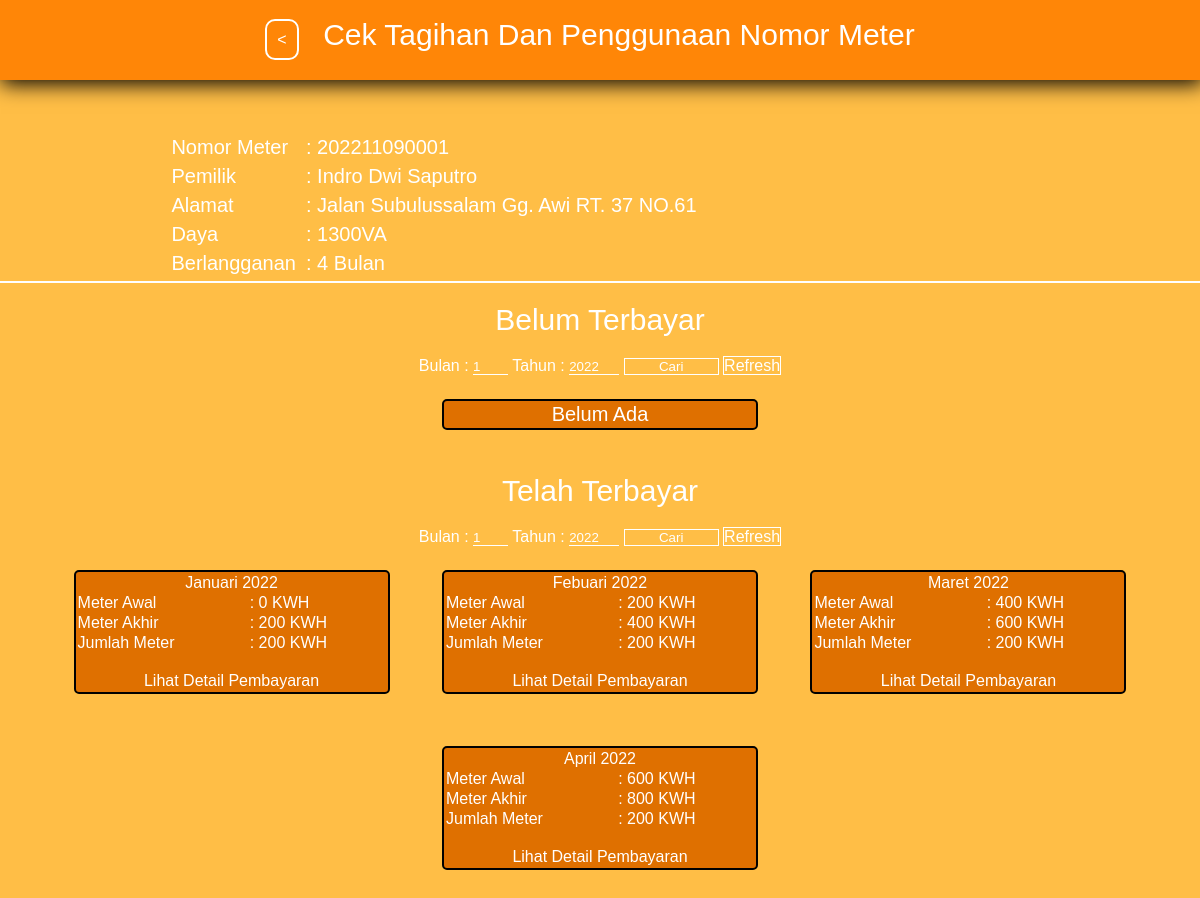
/info_meter.php?nometer=202211090001, run on the app's committed database.
### tables this page shows
CREATE TABLE `meter` (
  `id_meter` int(11) NOT NULL,
  `no_meter` varchar(12) DEFAULT NULL,
  `id_tarif` int(11) NOT NULL,
  `pemilik` varchar(100) NOT NULL,
  `alamat` text NOT NULL,
  `telp` varchar(13) NOT NULL,
  `aktif` tinyint(1) NOT NULL DEFAULT 1
);

CREATE TABLE `tarif` (
  `id_tarif` int(11) NOT NULL,
  `daya` int(11) NOT NULL,
  `tarif_kwh` int(11) NOT NULL
);

CREATE TABLE `penggunaan` (
  `id_penggunaan` int(11) NOT NULL,
  `no_meter` varchar(12) NOT NULL,
  `bulan` int(11) NOT NULL,
  `tahun` int(11) NOT NULL,
  `meter_awal` int(11) NOT NULL,
  `meter_akhir` int(11) NOT NULL
);

CREATE TABLE `tagihan` (
  `id_tagihan` int(11) NOT NULL,
  `id_penggunaan` int(11) NOT NULL,
  `jumlah_meter` int(11) NOT NULL,
  `status` tinyint(1) NOT NULL DEFAULT 0
);

### app/meter.php (called while the page is built, shortened)
<?php
function cari_meter($meter){
	global $link;
	$meter = mysqli_real_escape_string($link, $meter);
	$query = "SELECT * FROM meter INNER JOIN tarif ON meter.id_tarif = tarif.id_tarif WHERE no_meter='$meter'";
	$result = mysqli_query($link, $query);
	return $result;
}
function langgan($meter){
	global $link;
	$meter = mysqli_real_escape_string($link, $meter);
	$query = "SELECT COUNT(bulan) AS bulan FROM penggunaan WHERE no_meter='$meter'";
	$result = mysqli_query($link, $query);
	return $result;
}
function select_bayar($meter,$st){
	global $link;
	$meter = mysqli_real_escape_string($link, $meter);
	$query = "SELECT * FROM ((penggunaan INNER JOIN tagihan ON penggunaan.id_penggunaan = tagihan.id_penggunaan) INNER JOIN meter ON meter.no_meter = penggunaan.no_meter) INNER JOIN tarif ON tarif.id_tarif = meter.id_tarif WHERE meter.no_meter='$meter' AND tagihan.status='$st'";
	$result = mysqli_query($link, $query);
	return $result;
}
function cek_bayar($meter,$st){
	global $link;
	$meter = mysqli_real_escape_string($link, $meter);
	$query = "SELECT * FROM penggunaan INNER JOIN tagihan ON penggunaan.id_penggunaan = tagihan.id_penggunaan WHERE no_meter='$meter' AND status='$st'";
	if ($result = mysqli_query($link, $query)) {
		if (mysqli_num_rows($result) == 0) return true;
		else return false;
	}
}
function cek_meter($meter,$id){
	global $link;
	$meter = mysqli_real_escape_string($link, $meter);
	$query = "SELECT * FROM meter INNER JOIN tarif ON meter.id_tarif = tarif.id_tarif WHERE no_meter='$meter' AND aktif='$id'";
	if ($result = mysqli_query($link, $query)){
		if (mysqli_num_rows($result) == 0) return true;
		else return false;
	}
}

### app/function.php (called while the page is built, shortened)
<?php
function bulan($angka){
	switch ($angka) {
		case 1 :$bulan = "Januari";break;
		case 2 :$bulan = "Febuari";break;
		case 3 :$bulan = "Maret";break;
		case 4 :$bulan = "April";break;
	}
	return $bulan;
}

### info_meter.php (the view, shortened to what this page needs)
<?php
$meter = $_GET['nometer'];
$langganan = mysqli_fetch_assoc(langgan($meter));
?>
<!DOCTYPE html>
<html>
<head>
	<link rel="stylesheet" type="text/css" href="des/home.css">
	<link rel="stylesheet" type="text/css" href="des/msc-style.css">
</head>
<body>
	<?php $pengguna = mysqli_fetch_assoc(cari_meter($meter)); ?>
	<header>
		<div align="center"><br><a href="home.php" class="btn" style="padding: 10px;"><</a>
			<p class="text" style="display: inline;">Cek Tagihan Dan Penggunaan Nomor Meter</p><br>
		</div>
	</header>
	<div id="wrapper" align="center" style="margin-top: 50px;">
		<table style="width: 100%;">
			<tr>
				<td align="right">
					<table style="width: 25%;">
						<tr><td><p class="text2">Nomor Meter</p></td></tr>
						<tr><td><p class="text2">Pemilik</p></td></tr>
						<tr><td><p class="text2">Alamat</p></td></tr>
						<tr><td><p class="text2">Daya</p></td></tr>
						<tr><td><p class="text2">Berlangganan</p></td></tr>
					</table>
				</td>
				<td align="left">
					<table style="width: 50%;">
						<tr><td><p class="text2">: <?= $pengguna['no_meter']; ?></p></td></tr>
						<tr><td><p class="text2">: <?= $pengguna['pemilik']; ?></p></td></tr>
						<tr><td><p class="text2">: <?= $pengguna['alamat']; ?></p></td></tr>
						<tr><td><p class="text2">: <?= $pengguna['daya']; ?>VA</p></td></tr>
						<tr><td><p class="text2">: <?= $langganan['bulan'] ?> Bulan</p></td></tr>
					</table>
				</td>
			</tr>
		</table>
	</div>
	<div id="info" align="center">
		<p class="text">Belum Terbayar</p>
		<form action="" method="get">
			Bulan : <input type="number" name="bulan" value="1" min="1" max="12" maxlength="2" minlength="1" class="inputext" style="width: 35px;">
			 Tahun : <input type="number" name="tahun" value="2022" maxlength="4" minlength="4" class="inputext" style="width: 50px;">
			 <input type="submit" name="cari" value="Cari" class="button">
			 <a href="info_meter.php?nometer=<?= $_GET['nometer'] ?>" class="button">Refresh</a>
		</form>
		<?php if (cek_bayar($meter,'0')) { ?>
			<div class="box3">
				<p class="text2">Belum Ada</p>
			</div>
		<?php }elseif(isset($_GET['bulan']) && $_GET['byr'] == '0') {
			$bulan = $_GET['bulan'];
			$tahun = $_GET['tahun'];
			$blum = select_bayar_where($meter,'0', $bulan, $tahun);
			while ($belum = mysqli_fetch_assoc($blum)){
			?>
			<div class="box3">
				<table style="width: 100%;">
					<tr>
						<td colspan="2" align="center"><?= bulan($belum['bulan']). " " . $belum['tahun'] ?></td>
					</tr>
					<tr>
						<td>Jumlah Meter</td>
						<td>: <?= $belum['jumlah_meter'] ?> KWH</td>
					</tr>
					<tr>
						<td>Jumlah Tagihan</td>
						<td>: Rp <?= number_format(hitung_tagihan($belum['tarif_kwh'],$belum['jumlah_meter']),2
						) ?></td>
					</tr>
					<tr>
						<?php
						$tgh = hitung_tagihan($belum['tarif_kwh'],$belum['jumlah_meter']);
						$lastid = mysqli_fetch_assoc(tidak_denda($belum['no_meter'],'0'));
						if ($lastid['id'] != $belum['id_tagihan']) {
							if (cek_select_bayar($belum['no_meter'], '0')) $denda = $tgh/100 * 2;
							else return false;
						}else{
							$denda = '0';
						}
						$total = $tgh + $denda + 1600;
						 ?>
						<td>Denda</td>
						<td>: Rp <?= number_format($denda,2) ?></td>
					</tr>
					<tr>
						<td>Jumlah pembayaran</td>
						<td>: Rp <?= number_format($total,2) ?></td>
					</tr>
					<tr>
						<td colspan="2"><br> Note : <br>*denda = 2% total tagihan <br>*Biaya admin = Rp 1,600.00</td>
					</tr>
				</table>
			</div>
		<?php } }else{
			$blum = select_bayar($meter,'0');
			while($belum = mysqli_fetch_assoc($blum)){ ?>
			<div class="box3">
				<table style="width: 100%;">
					<tr>
						<td colspan="2" align="center"><?= bulan($belum['bulan']). " " . $belum['tahun'] ?></td>
					</tr>
					<tr>
						<td>Jumlah Meter</td>
						<td>: <?= $belum['jumlah_meter'] ?> KWH</td>
					</tr>
					<tr>
						<td>Jumlah Tagihan</td>
						<td>: Rp <?= number_format(hitung_tagihan($belum['tarif_kwh'],$belum['jumlah_meter']),2
						) ?></td>
					</tr>
					<tr>
						<?php
						$tgh = hitung_tagihan($belum['tarif_kwh'],$belum['jumlah_meter']);
						$lastid = mysqli_fetch_assoc(tidak_denda($belum['no_meter'],'0'));
						if ($lastid['id'] != $belum['id_tagihan']) {
							if (cek_select_bayar($belum['no_meter'], '0')) $denda = $tgh/100 * 2;
							else return false;
						}else{
							$denda = '0';
						}
						$total = $tgh + $denda + 1600;
						 ?>
						<td>Denda</td>
						<td>: Rp <?= number_format($denda,2) ?></td>
					</tr>
					<tr>
						<td>Jumlah pembayaran</td>
						<td>: Rp <?= number_format($total,2) ?></td>
					</tr>
					<tr>
						<td colspan="2"><br> Note : <br>*denda = 2% total tagihan <br>*Biaya admin = Rp 1,600.00</td>
					</tr>
				</table>
			</div>
			<?php } }?>
		<p class="text">Telah Terbayar</p>
		<form action="" method="get">
			Bulan : <input type="number" name="bulan" value="1" min="1" max="12" maxlength="2" minlength="1" class="inputext" style="width: 35px;">
			 Tahun : <input type="number" name="tahun" value="2022" maxlength="4" minlength="4" class="inputext" style="width: 50px;">
			 <input type="submit" name="cari" value="Cari" class="button">
			 <a href="info_meter.php?nometer=<?= $_GET['nometer'] ?>" class="button">Refresh</a>
		</form>
		<?php if (cek_bayar($meter,'1')) { ?>
			<div class="box3">
				<p class="text2">Belum Ada</p>
			</div>
		<?php }elseif(isset($_GET['bulan']) && $_GET['byr'] == '1') {
			$bulan = $_GET['bulan'];
			$tahun = $_GET['tahun'];
			$test = select_bayar_where($meter,'1', $bulan, $tahun);
			while($sudah = mysqli_fetch_assoc($test)){ ?>
			<div class="box3">
				<table style="width: 100%;">
					<tr>
						<td colspan="2" align="center">
							<?= bulan($sudah['bulan']) . " " . $sudah['tahun']; ?>
						</td>
					</tr>
					<tr>
						<td>Meter Awal</td>
						<td>: <?= $sudah['meter_awal']; ?> KWH</td>
					</tr>
					<tr>
						<td>Meter Akhir</td>
						<td>: <?= $sudah['meter_akhir']; ?> KWH</td>
					</tr>
					<tr>
						<td>Jumlah Meter</td>
						<td>: <?= $sudah['jumlah_meter']; ?> KWH</td>
					</tr>
					<tr>
						<td colspan="2" align="center"><a href="print.php?meter=<?= $sudah['no_meter'].'&id='.$sudah['id_penggunaan'] ?>"><br> Lihat Detail Pembayaran</a></td>
					</tr>
				</table>
			</div>
		<?php } } else {
			$test = select_bayar($meter,'1');
			while($sudah = mysqli_fetch_assoc($test)){ ?>
			<div class="box3">
				<table style="width: 100%;">
					<tr>
						<td colspan="2" align="center">
							<?= bulan($sudah['bulan']) . " " . $sudah['tahun']; ?>
						</td>
					</tr>
					<tr>
						<td>Meter Awal</td>
						<td>: <?= $sudah['meter_awal']; ?> KWH</td>
					</tr>
					<tr>
						<td>Meter Akhir</td>
						<td>: <?= $sudah['meter_akhir']; ?> KWH</td>
					</tr>
					<tr>
						<td>Jumlah Meter</td>
						<td>: <?= $sudah['jumlah_meter']; ?> KWH</td>
					</tr>
					<tr>
						<td colspan="2" align="center"><a href="print.php?meter=<?= $sudah['no_meter'].'&id='.$sudah['id_penggunaan'] ?>"><br> Lihat Detail Pembayaran</a></td>
					</tr>
				</table>
			</div>
		<?php } } ?>
		</div>
	</body>
	</html>

### des/home.css (style rules this page uses)
* { margin: 0px; padding: 0px; color: white; font-family: sans-serif; }
body { background-color: rgb(255,190,70); }
header { width: 100%; background-color: rgba(255,128,0,0.9); height: 80px; box-shadow: 2px 3px 20px 1px black; }
a { text-decoration: none; font-family: sans-serif; }
.inputext { background-color: rgba(0,0,0,0); border: 0px solid black; border-bottom: 1px solid white; }
#wrapper { width: 100%; height: auto; }
.text { font-family: sans-serif; font-size: 30px; margin: 20px; }
.text2 { font-family: sans-serif; font-size: 20px; margin: 2px; }
.btn { border-radius: 10px; border: 2px solid white; cursor: pointer; }
.button { width: 95px; background-color: rgba(0,0,0,0); border: 1px solid white; font-family: sans-serif; cursor: pointer; }
#info { width: 100%; height: auto; border-top: 2px solid white; }
.box3 { width: 26%;height: auto; margin: 2%; background-color: rgb(223,112,0); display: inline-block; border: 2px solid black; border-radius: 5px; }

### data on the page
meter: no_meter "202211090001", pemilik "Indro Dwi Saputro", alamat "Jalan Subulussalam Gg. Awi RT. 37 NO.61", id_tarif.daya "1300"
penggunaan: bulan "Januari", tahun "2022", meter_awal "0", meter_akhir "200", tagihan.jumlah_meter "200"
penggunaan: bulan "Febuari", tahun "2022", meter_awal "200", meter_akhir "400", tagihan.jumlah_meter "200"
penggunaan: bulan "Maret", tahun "2022", meter_awal "400", meter_akhir "600", tagihan.jumlah_meter "200"
penggunaan: bulan "April", tahun "2022", meter_awal "600", meter_akhir "800", tagihan.jumlah_meter "200"

### other printed values
$langganan['bulan'] "4"
